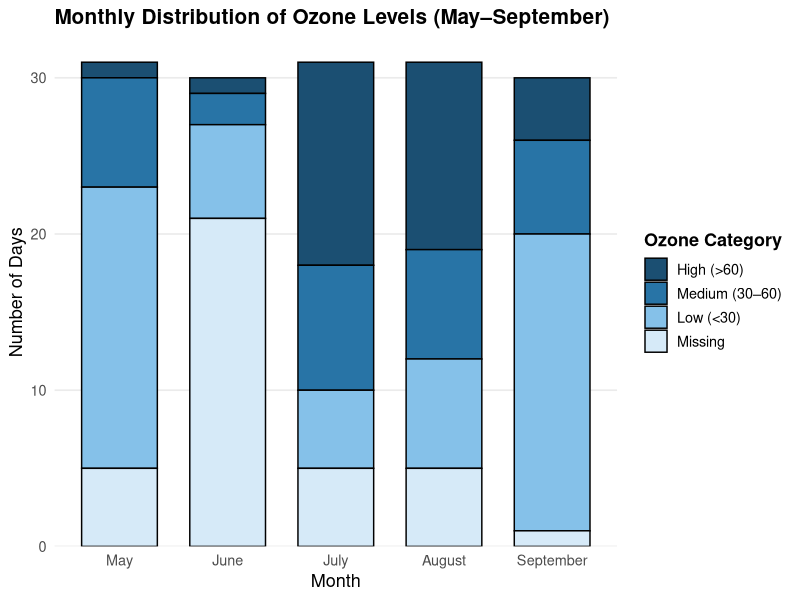
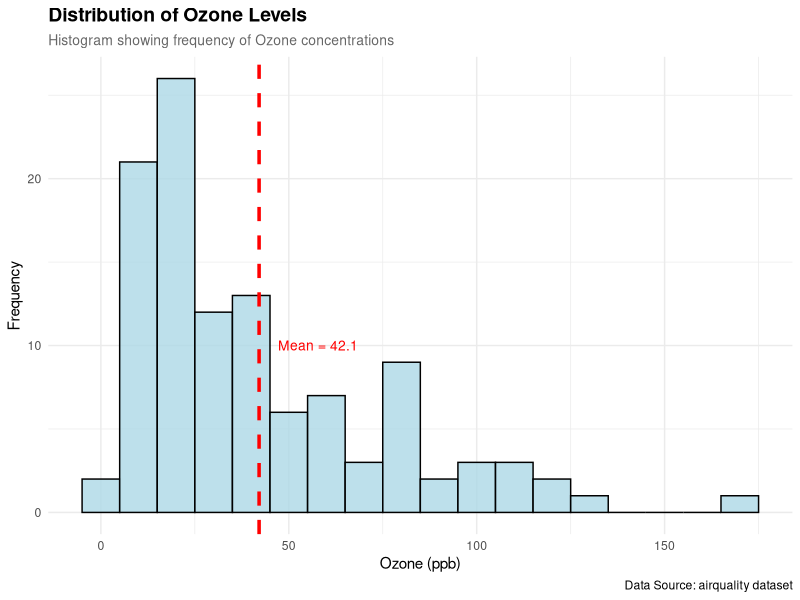
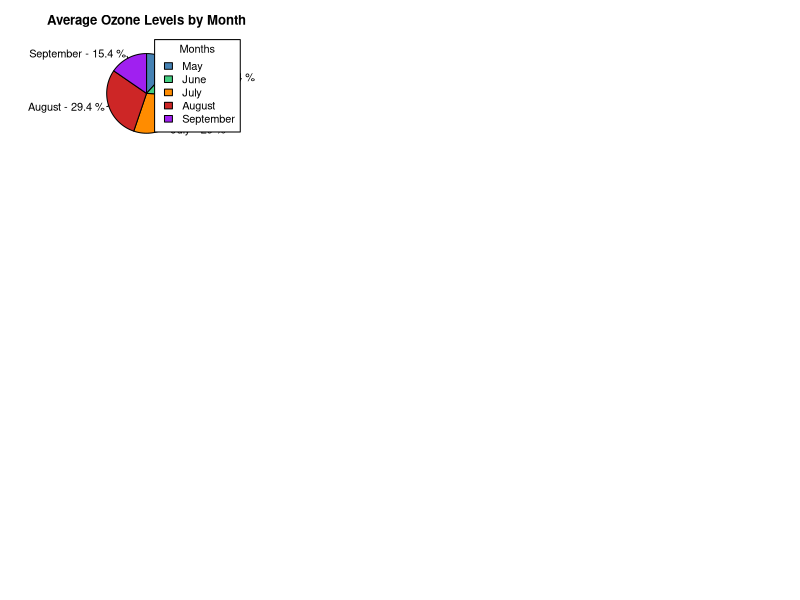
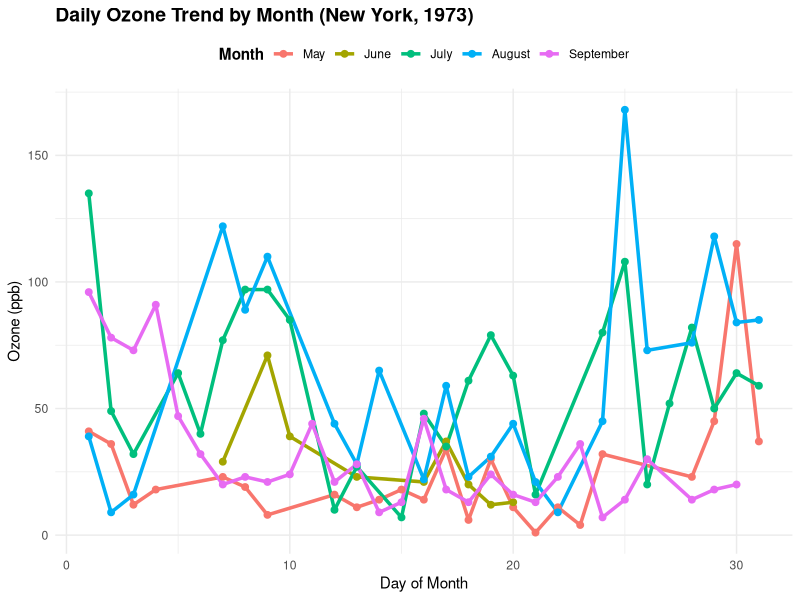
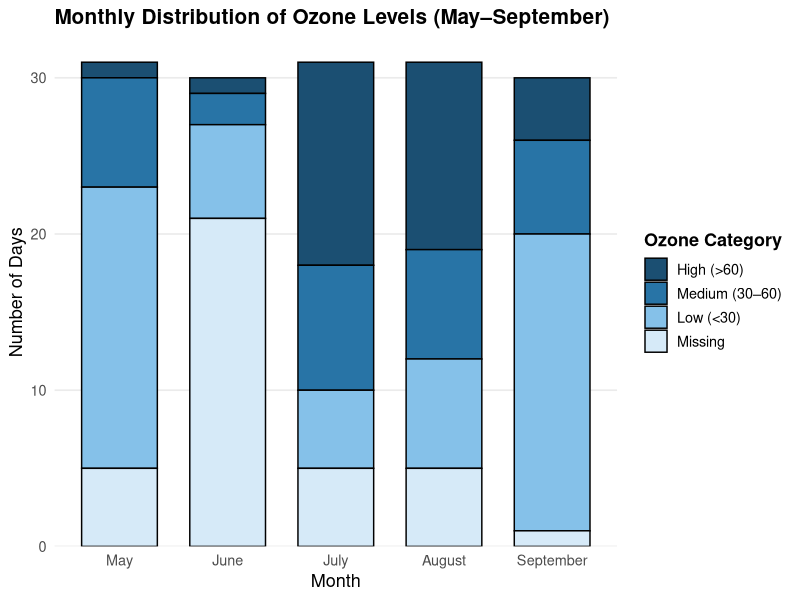
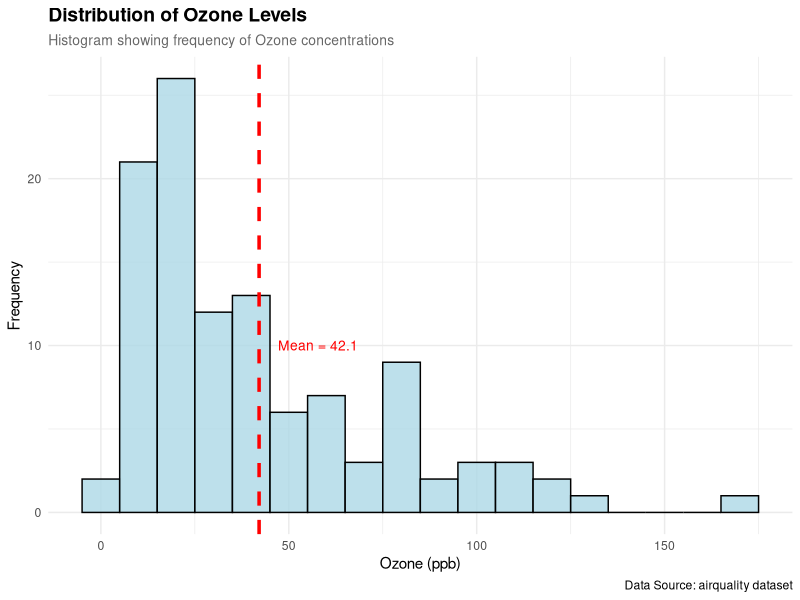
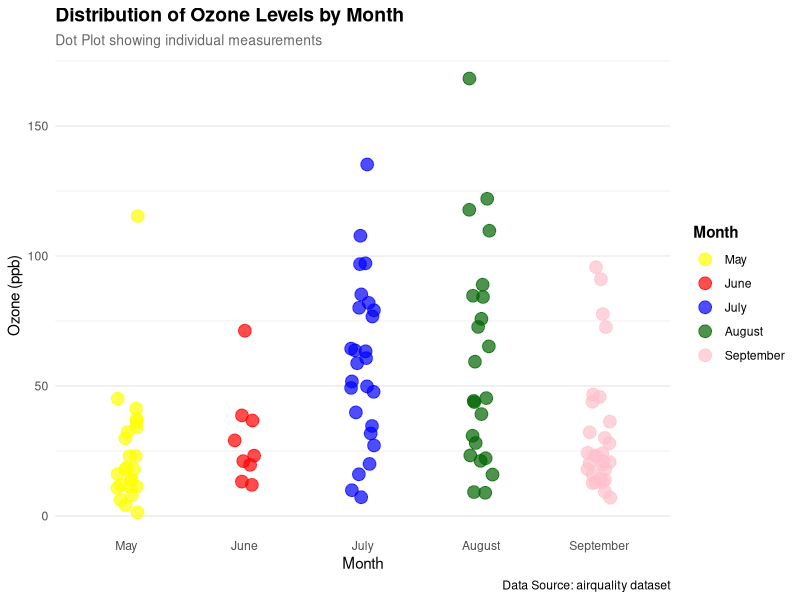
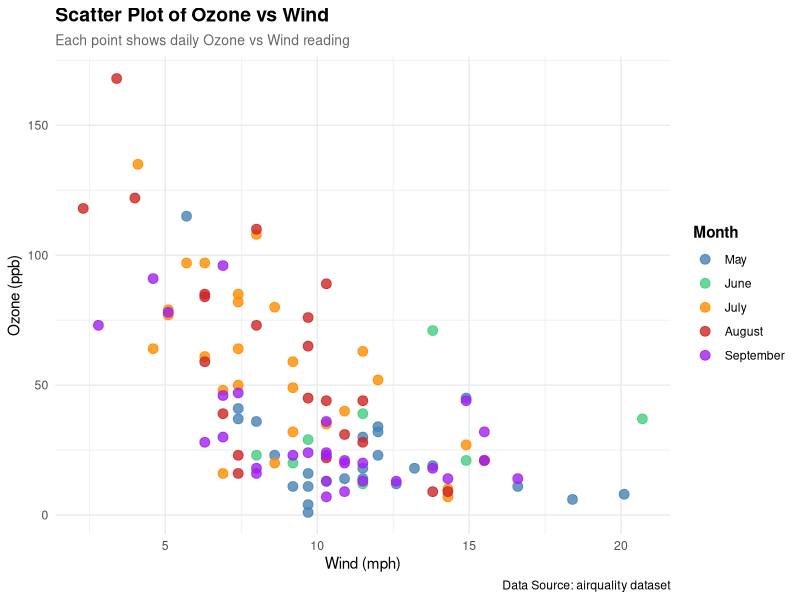

The R source for these figures, in order:
# ====================================================================
# lab10_Data_Dynamo-s.R
# Collaborative R Visualization Project
# Dataset: airquality 
# Team Members:
# Esha Kambli 2301 - Pie Chart
# Deversh Shetgaonkar 2302 - Box Plot
# Sahil Gaonkar 2305 - Stacked Bar Chart
# Prabhanjan Halvegar 2306 - Line Chart
# Atharv Gawas 2313 - Dot Chart
# Aarchi Teli 2318 - Histogram
# Sarvadhnya Patil 2321 - Bar Chart
# Harsh Palyekar 2329 - Scatter Chart
# ====================================================================

# ====================================================================
# SECTION 0: SHARED SETUP (DO NOT MODIFY)
# ====================================================================
# Load dataset
data(airquality)

# Shared data preparation
air_data <- na.omit(airquality)
air_data$Month <- factor(air_data$Month,
                         levels = c(5, 6, 7, 8, 9),
                         labels = c("May", "June", "July", "August", "September"))

# Shared color palette
month_colors <- c("steelblue", "seagreen3", "darkorange", "firebrick3", "purple")

# ====================================================================
# SECTION 1: PIE CHART - Esha Kambli (2301)
# ====================================================================
plot_pie_chart <- function() {
  # Calculate average Ozone by Month (using shared air_data)
  avg_ozone <- tapply(air_data$Ozone, air_data$Month, mean)

  # Calculate percentage contribution
  percentages <- round(100 * avg_ozone / sum(avg_ozone), 1)

  # Labels for pie slices and legend
  pie_labels <- paste(names(avg_ozone), "-", percentages, "%")
  legend_labels <- names(avg_ozone)

  # Generate pie chart
  pie(
    avg_ozone,
    labels = pie_labels,
    main = "Average Ozone Levels by Month",
    col = month_colors,
    clockwise = TRUE
  )

  # Add legend
  legend(
    "topright",
    legend = legend_labels,
    fill = month_colors,
    title = "Months"
  )
 
  cat("Pie Chart section - Esha Kambli - Complete\n")
}

# ====================================================================
# SECTION 2: BAR CHART - Sarvadhnya Patil (2321)
# ====================================================================
plot_bar_chart <- function() {

# BAR PLOT — by Sarvadhnya (2321)
# Plot: Mean Ozone by Month (airquality dataset)

library(ggplot2)
library(dplyr)

# Load and clean data
data("airquality")
aq <- na.omit(airquality)

ozone_by_month <- aq %>%
  group_by(Month) %>%
  summarise(mean_ozone = mean(Ozone))

ozone_by_month$Month <- factor(ozone_by_month$Month,
                               labels = c("May", "Jun", "Jul", "Aug", "Sep"))

# Create the bar plot
bar_plot <- ggplot(ozone_by_month, aes(x = Month, y = mean_ozone, fill = Month)) +
  geom_bar(stat = "identity") +
  labs(title = "Mean Ozone Levels by Month",
       x = "Month",
       y = "Mean Ozone (ppb)",
       caption = "Data Source: airquality dataset") +
  theme_minimal() +
  theme(legend.position = "none")

# Save plot
if (!dir.exists("images")) dir.create("images")
ggsave("images/barplot_ozone_by_month.png", bar_plot, width = 7, height = 5, dpi = 300)

print("Bar plot created and saved to images/barplot_ozone_by_month.png")
  
  cat("Bar Chart section - Sarvadhnya Patil\n")
}


# ====================================================================
# SECTION 3: LINE CHART - Prabhanjan Halvegar (2306)
# ====================================================================

plot_line_chart <- function() {
  library(ggplot2)
  cat("Generating Line Chart (Ozone) - Prabhanjan Halvegar (2306)...\n")
  
  
  line_plot <- ggplot(air_data, aes(x = Day, y = Ozone, color = Month, group = Month)) +
    geom_line(linewidth = 1.2, na.rm = TRUE) +
    geom_point(size = 2, na.rm = TRUE) +
    labs(title = "Daily Ozone Trend by Month (New York, 1973)",
         x = "Day of Month", y = "Ozone (ppb)", color = "Month") +
    theme_minimal() +
    theme(plot.title = element_text(face = "bold", size = 14),
          legend.title = element_text(face = "bold"),
          legend.position = "top")
  
  if(!dir.exists("images")) dir.create("images")
  ggsave("images/linechart_ozone_trend.png", line_plot, width = 8, height = 5, dpi = 300)
  
  print(line_plot)
  cat("Line Chart saved as images/linechart_ozone_trend.png\n")
  cat("Line Chart section - Prabhanjhan Halvegar - Compelete\n")  
}

# ====================================================================
# SECTION 4: STACKED BAR CHART - Sahil Gaonkar (2305)
# ====================================================================

plot_stacked_bar <- function() {
  # Install & load required packages
  if (!require("ggplot2", quietly = TRUE)) install.packages("ggplot2"); library(ggplot2)
  if (!require("dplyr", quietly = TRUE)) install.packages("dplyr"); library(dplyr)

  # Load dataset
  data("airquality")
  df <- airquality

  # Keep only May–September
  df <- df %>% filter(Month >= 5 & Month <= 9)

  # Convert Month to factor for proper order
  df$Month <- factor(df$Month, levels = 5:9,
                     labels = c("May", "June", "July", "August", "September"))

  # Categorize Ozone levels as factor
  # Reverse the factor order for top-to-bottom stacking
  df <- df %>% mutate(
    Ozone_Level = case_when(
      is.na(Ozone) ~ "Missing",
      Ozone < 30   ~ "Low (<30)",
      Ozone <= 60  ~ "Medium (30–60)",
      TRUE         ~ "High (>60)"
    ),
    Ozone_Level = factor(Ozone_Level,
                         levels = c("High (>60)", "Medium (30–60)", "Low (<30)", "Missing"))
  )

  # Count days per month & ozone category
  stacked_data <- df %>%
    group_by(Month, Ozone_Level) %>%
    summarise(Days = n(), .groups = "drop")

  # Blue gradient colors (light → dark)
  ozone_colors <- c(
    "Missing" = "#D6EAF8",
    "Low (<30)" = "#85C1E9",
    "Medium (30–60)" = "#2874A6",
    "High (>60)" = "#1B4F72"
  ) 
    # Create stacked bar chart
  stacked_plot <- ggplot(stacked_data, aes(x = Month, y = Days, fill = Ozone_Level)) +
    geom_col(color = "black", width = 0.7) +
    scale_fill_manual(values = ozone_colors) +
    labs(title = "Monthly Distribution of Ozone Levels (May–September)",
         x = "Month", y = "Number of Days", fill = "Ozone Category") +
    theme_minimal(base_size = 13) +
    theme(plot.title = element_text(face = "bold", size = 15),
          legend.title = element_text(face = "bold"),
          panel.grid.minor = element_blank(),
          panel.grid.major.x = element_blank()) +
    scale_y_continuous(expand = expansion(mult = c(0, 0.05))) # optional: clean top spacing

  # Display plot
  print(stacked_plot)

  # Save plot as PNG
  if(!dir.exists("images")) dir.create("images")
  ggsave("images/stacked_bar_ozone_may_sep.png", stacked_plot,
         width = 8, height = 5, dpi = 300)

  cat("Stacked Bar Chart - Sahil Gaonkar - Complete\n")
  invisible(stacked_plot)



}
# Run the function
plot_stacked_bar()

# ====================================================================
# SECTION 5: HISTOGRAM - Aarchi Teli (2318)
# ====================================================================
plot_histogram <- function() {
  # Load required libraries (only if not already loaded)
  if (!require("ggplot2", quietly = TRUE)) {
    stop("ggplot2 package required. Please install it with: install.packages('ggplot2')")
  }
  
  # Simple message
  cat("Creating Histogram for Ozone Levels...\n")
  
  # Handle missing values and prepare data
  ozone_data <- na.omit(air_data$Ozone)
  
  # Calculate mean 
  avg_ozone <- mean(ozone_data)
  
  # Create the Histogram using ggplot2
  hist_plot <- ggplot(air_data, aes(x = Ozone)) +
    geom_histogram(
      binwidth = 10,                     # width of bins
      fill = "lightblue", 
      color = "black", 
      alpha = 0.8
    ) +
    geom_vline(aes(xintercept = avg_ozone), 
               color = "red", 
               linetype = "dashed", 
               size = 1.2) +
    labs(
      title = "Distribution of Ozone Levels",
      subtitle = "Histogram showing frequency of Ozone concentrations",
      x = "Ozone (ppb)",
      y = "Frequency",
      caption = "Data Source: airquality dataset"
    ) +
    annotate("text", x = avg_ozone + 5, y = 10, 
             label = paste("Mean =", round(avg_ozone, 1)), 
             color = "red", size = 3.5, hjust = 0) +
    theme_minimal() +
    theme(
      plot.title = element_text(face = "bold", size = 14),
      plot.subtitle = element_text(size = 10, color = "gray40")
    )
  
  # Display the plot
  print(hist_plot)
  
  # Save the histogram image 
  if (!dir.exists("images")) dir.create("images")
  ggsave("images/histogram_ozone.png", hist_plot, width = 8, height = 5, dpi = 300)
  
  cat("Histogram section - Aarchi Teli (2318) - Complete\n")
  
  invisible(hist_plot)
}

plot_histogram()


# ====================================================================
# SECTION 6: DOT CHART - Atharv Gawas (2313)
# ====================================================================
plot_dot_chart <- function() {
  # Load required libraries (only if not already loaded)
  if (!require("ggplot2", quietly = TRUE)) {
    stop("ggplot2 package required. Please install it with: install.packages('ggplot2')")
  }
  if (!require("dplyr", quietly = TRUE)) {
    stop("dplyr package required. Please install it with: install.packages('dplyr')")
  }
  
  # Prepare data: Get all ozone readings by month
  ozone_data <- air_data %>%
    select(Month, Ozone) %>%
    mutate(Month = factor(Month, levels = c("May", "June", "July", "August", "September")))
  
  # Create the dot plot with multiple points per month
  dot_plot <- ggplot(ozone_data, aes(x = Month, y = Ozone, color = Month)) +
    geom_point(size = 4, alpha = 0.7, position = position_jitter(width = 0.1, seed = 42)) +
    labs(title = "Distribution of Ozone Levels by Month",
         subtitle = "Dot Plot showing individual measurements",
         x = "Month",
         y = "Ozone (ppb)",
         color = "Month",
         caption = "Data Source: airquality dataset") +
    scale_color_manual(values = c("May" = "yellow", 
                                  "June" = "red", 
                                  "July" = "blue", 
                                  "August" = "darkgreen", 
                                  "September" = "pink")) +
    theme_minimal() +
    theme(plot.title = element_text(face = "bold", size = 14),
          plot.subtitle = element_text(size = 10, color = "gray40"),
          legend.position = "right",
          legend.title = element_text(face = "bold"),
          panel.grid.major.x = element_blank())
  
  # Display the plot
  print(dot_plot)
  
  # Save plot (optional - only saves when function is called individually)
  if (!dir.exists("images")) dir.create("images")
  ggsave("images/dotplot_ozone_by_month.png", dot_plot, width = 8, height = 5, dpi = 300)
  
  cat("Dot Chart section - Atharv Gawas (2313) - Complete\n")
  
  # Return the plot object invisibly for potential further use
  invisible(dot_plot)
}

# ====================================================================
# SECTION 7: SCATTER CHART - Harsh Palyekar (2329)
# ====================================================================
# ====================================================================
# SECTION 7: SCATTER CHART - Harsh Palyekar (2329)
# ====================================================================

plot_scatter_chart <- function() {
  # Load required libraries
  if (!require("ggplot2", quietly = TRUE)) {
    install.packages("ggplot2")
    library(ggplot2)
  }

  # Create scatter plot: Ozone vs Wind, colored by Month
  scatter_plot <- ggplot(air_data, aes(x = Wind, y = Ozone, color = Month)) +
    geom_point(size = 3, alpha = 0.8) +
    labs(
      title = "Scatter Plot of Ozone vs Wind",
      subtitle = "Each point shows daily Ozone vs Wind reading",
      x = "Wind (mph)",
      y = "Ozone (ppb)",
      color = "Month",
      caption = "Data Source: airquality dataset"
    ) +
    scale_color_manual(values = month_colors) +
    theme_minimal() +
    theme(
      plot.title = element_text(face = "bold", size = 14),
      plot.subtitle = element_text(size = 10, color = "gray40"),
      legend.position = "right",
      legend.title = element_text(face = "bold")
    )

  # Display the plot in RStudio / Codespace Viewer
  print(scatter_plot)

  # Save the plot to images folder
  if (!dir.exists("images")) dir.create("images")
  file_path <- "images/scatter_ozone_wind_by_month.png"
  ggsave(file_path, scatter_plot, width = 8, height = 5, dpi = 300)

  # Print confirmation message
  cat("📁 Saved plot to:", file_path, "\n")
  cat("✅ Scatter Chart section - Harsh Palyekar (2329) - Complete\n")
}


# ====================================================================
# SECTION 8: BOX PLOT - Deversh Shetgaonkar (2302)
# ====================================================================
plot_box_plot <- function() {

  
  cat("Box Plot section - Deversh Shetgaonkar\n")
}

# ====================================================================
# MAIN EXECUTION: Run all plots
# ====================================================================
# Set up multi-panel layout for viewing all plots
par(mfrow = c(3, 3), mar = c(4, 4, 3, 2))

# Execute each plot function
plot_pie_chart()
plot_bar_chart()
plot_line_chart()
plot_stacked_bar()
plot_histogram()
plot_dot_chart()
plot_scatter_chart()
plot_box_plot()

# Reset layout
par(mfrow = c(1, 1))
